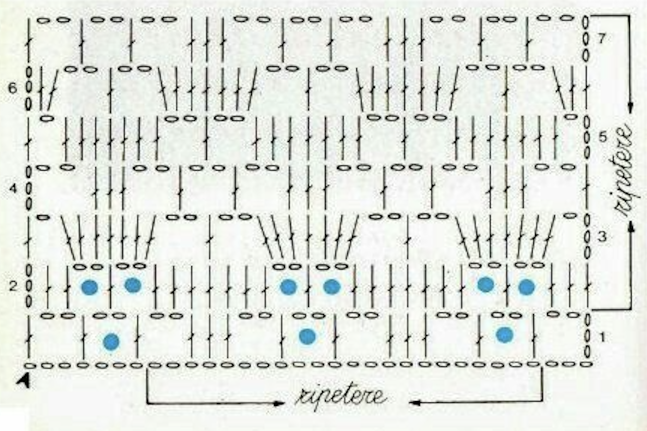
#> input picture data/raw/easy/2.png, 1294 x 862 px (shown at 1/2 size)
$ jupyter execute --allow-errors unwrap.ipynb
#> lines starting #> are read from the running program, lines starting #| are printed output that depends on the picture
[cell 1]
# --- Cell 1: Imports ---
import cv2
import numpy as np
import matplotlib.pyplot as plt
import os

# helper to show images
def show(img, title=""):
    plt.imshow(img, cmap="gray")
    plt.title(title)
    plt.axis("off")
    plt.show()

[cell 2]
# --- Cell 2: Load image ---
IMG_PATH = "data/raw/easy/2.png"  # change this

img = cv2.imread(IMG_PATH, cv2.IMREAD_GRAYSCALE)
#> img: shape (862, 1294); min 0, max 255, mean 225.3
img = cv2.resize(img, (512, 512))
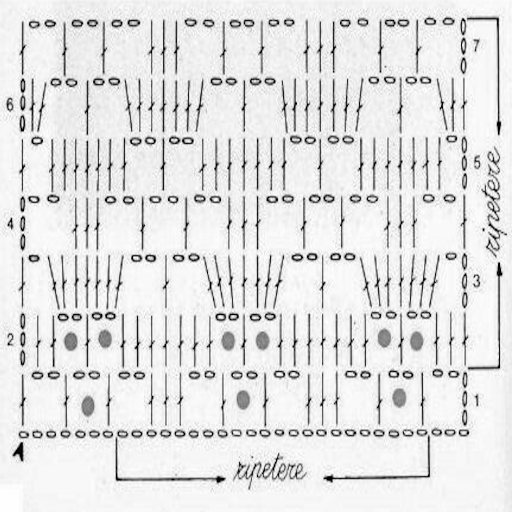
#> img: shape (512, 512); min 0, max 255, mean 225.2

show(img, "Original")

[cell 3]
# --- Cell 3: Find center automatically ---
# use image center (works well for granny squares)

h, w = img.shape
#> h = 512; w = 512
center = (w // 2, h // 2)
#> center = (256, 256)

print("Center:", center)
#| Center: (256, 256)

[cell 4]
# --- Cell 3: Square-style radial unwrap ---
# custom grid sampling (more structured)

def square_unwrap(img, center, size=512):
#> called with center = (256, 256), size = 512
    h, w = img.shape
#> h = 512; w = 512
    cx, cy = center
#> cx = 256; cy = 256

    result = np.zeros((size, size), dtype=np.uint8)

    for i in range(size):
        for j in range(size):
            # map square grid → polar
            angle = (i / size) * 2 * np.pi
            radius = (j / size) * min(cx, cy)

            x = int(cx + radius * np.cos(angle))
            y = int(cy + radius * np.sin(angle))

            if 0 <= x < w and 0 <= y < h:
                result[i, j] = img[y, x]
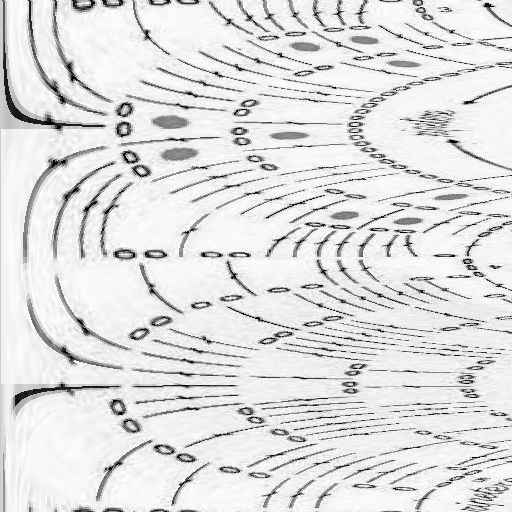
#> result: shape (512, 512); min 0, max 255, mean 223.2

    return result


# --- Improved square unwrap (layer-based) ---

# [45 lines left out: function square_unwrap_fixed, not called in this run]

square = square_unwrap(img, center)
show(square, "Square Unwrap")

[cell 5]
import cv2
import numpy as np

import cv2
import numpy as np

# [46 lines left out: functions find_center_distance_transform, find_center_contour, find_center_moments, not called in this run]

def unwrap_square(image, output_size=(300, 800)):
    h, w = image.shape[:2]
    center_x, center_y = find_center_moments(image)

    # Create the destination grid
    out_h, out_w = output_size
    unwrapped = np.zeros((out_h, out_w, 3), dtype=np.uint8)

    # Map coordinates
    # theta goes from 0 to 2*pi
    # r goes from 0 to the "edge" of the square
    theta = np.linspace(0, 2 * np.pi, out_w)
    r_norm = np.linspace(0, 1, out_h)

    # Vectorized meshgrid for speed
    T, R = np.meshgrid(theta, r_norm)

    # The "Magic": Calculate the distance to the edge of a square at angle T
    # This prevents the stretching seen in linear polar transforms
    cos_t = np.abs(np.cos(T))
    sin_t = np.abs(np.sin(T))
    r_max = 0.5 * np.minimum(w / cos_t, h / sin_t)

    # Calculate actual source pixel positions
    actual_r = R * r_max
    src_x = center_x + actual_r * np.cos(T)
    src_y = center_y + actual_r * np.sin(T)

    # Use remap to interpolate the pixels
    unwrapped = cv2.remap(image, src_x.astype(np.float32), src_y.astype(np.float32),
                          interpolation=cv2.INTER_LINEAR)

    return unwrapped

# Usage
img = cv2.imread('data/raw/img/0.png')
#> (the rest of this cell did not finish here and is left out)

[cell 6]
# --- Cell 4: Circular (polar) unwrap ---
# unwrap spiral into rectangle

max_radius = min(center[0], center[1])
#> max_radius = 256

polar = cv2.warpPolar(
    img,
    (512, 512),
    center,
    max_radius,
    cv2.WARP_POLAR_LOG
)

show(polar, "Polar Unwrap (Log)")

$ run again, with data/raw/easy/11.png copied over data/raw/easy/2.png
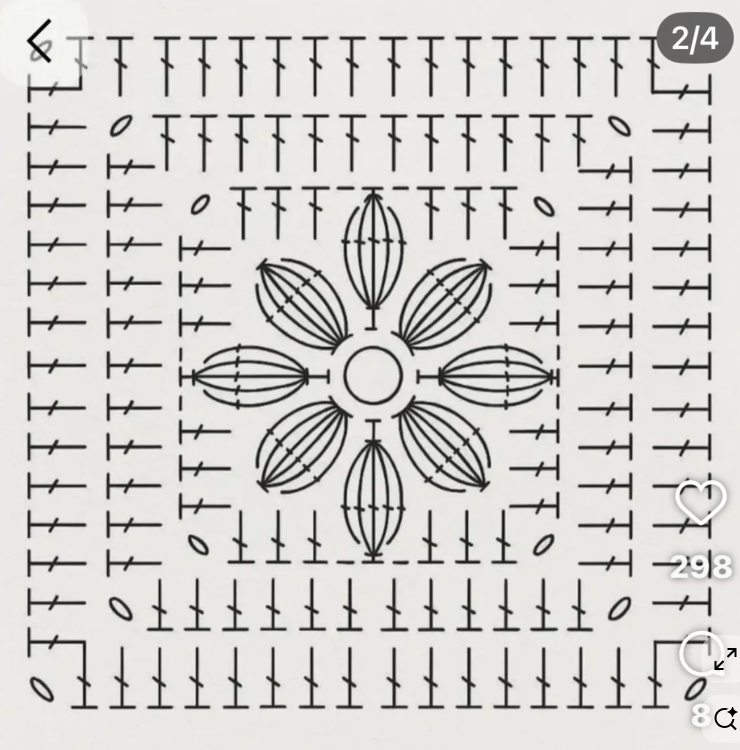
#> input picture data/raw/easy/11.png, 1480 x 1500 px (shown at 1/2 size)
#> `img = cv2.resize(img, (512, 512))`:
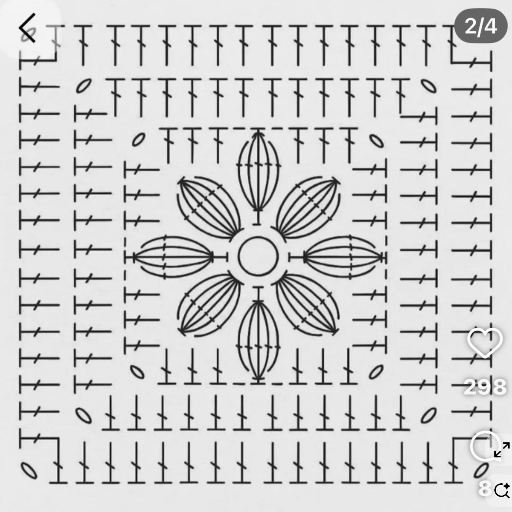
#> img: shape (512, 512); min 0, max 255, mean 209.6
#| Center: (256, 256)
#> after the loop in square_unwrap, `for i in range(size):`:
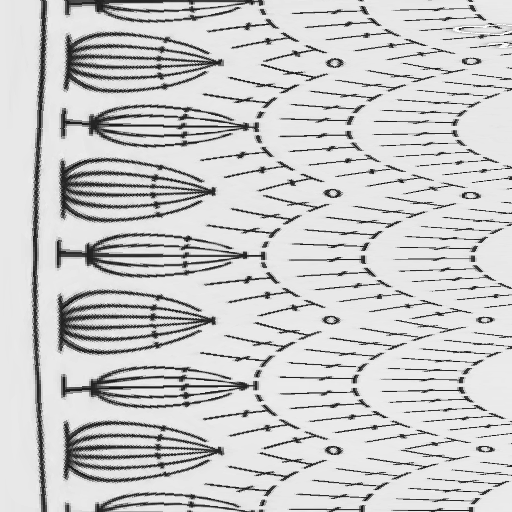
#> result: shape (512, 512); min 18, max 254, mean 202.7

$ run again, with data/raw/easy/12.png copied over data/raw/easy/2.png
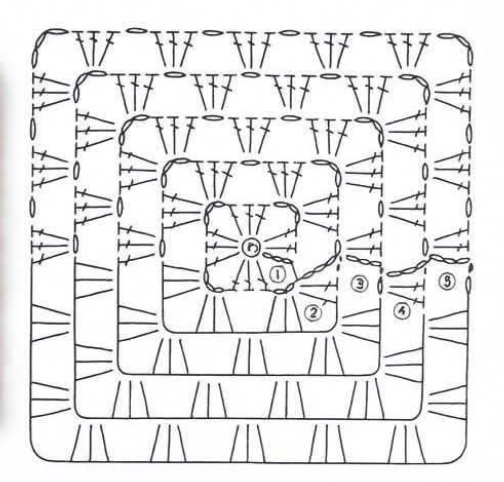
#> input picture data/raw/easy/12.png, 504 x 482 px
#> `img = cv2.resize(img, (512, 512))`:
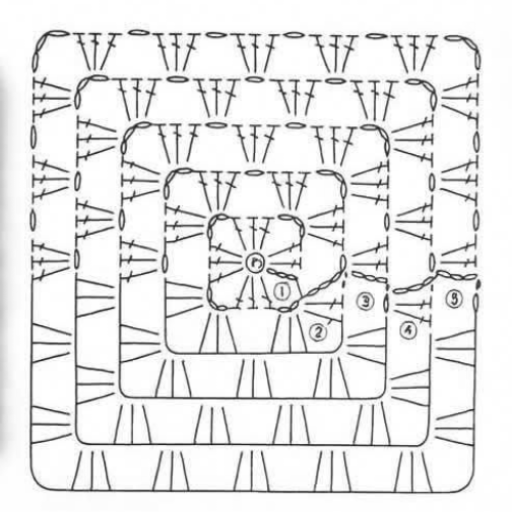
#> img: shape (512, 512); min 21, max 255, mean 231.7
#| Center: (256, 256)
#> after the loop in square_unwrap, `for i in range(size):`:
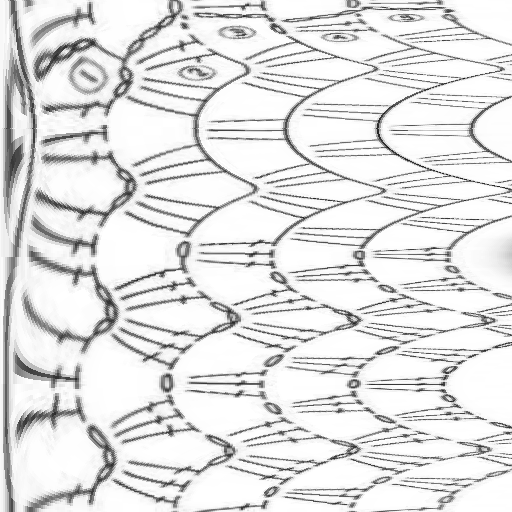
#> result: shape (512, 512); min 21, max 255, mean 225.2
